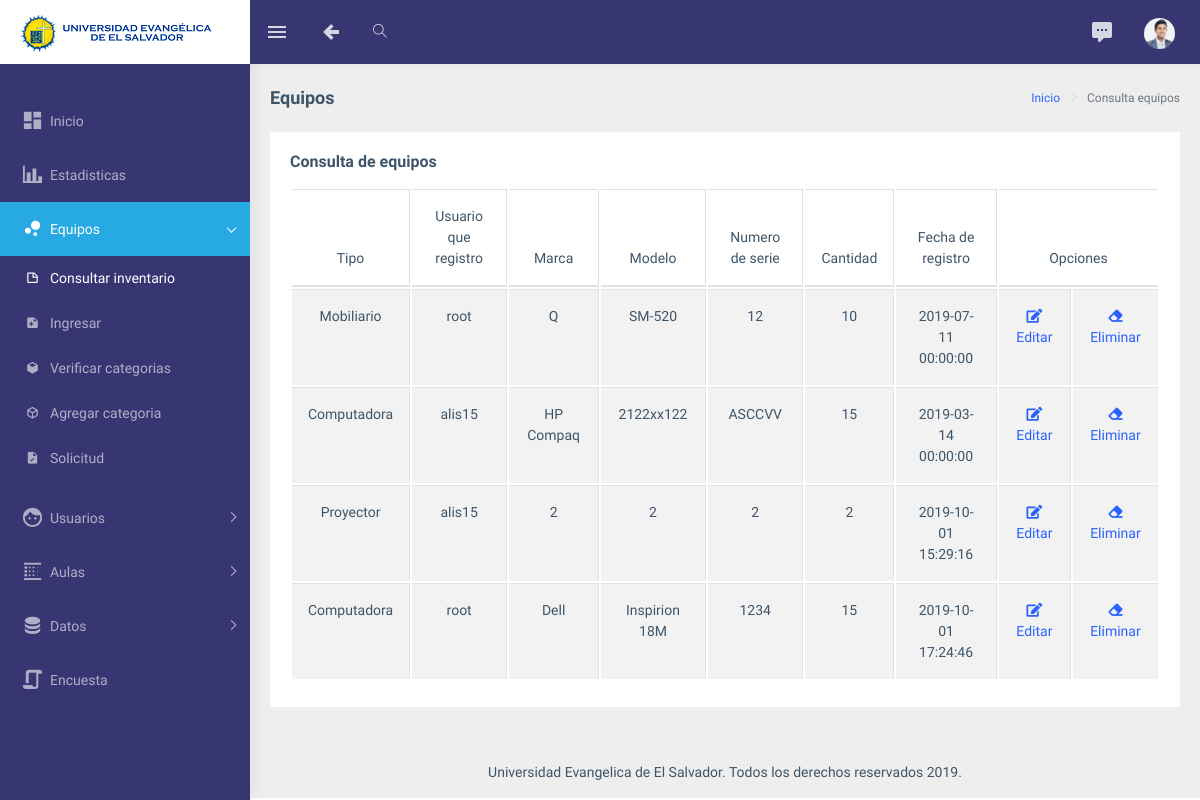
Page /consultaequipos.php (signed in) on the earlier database version.
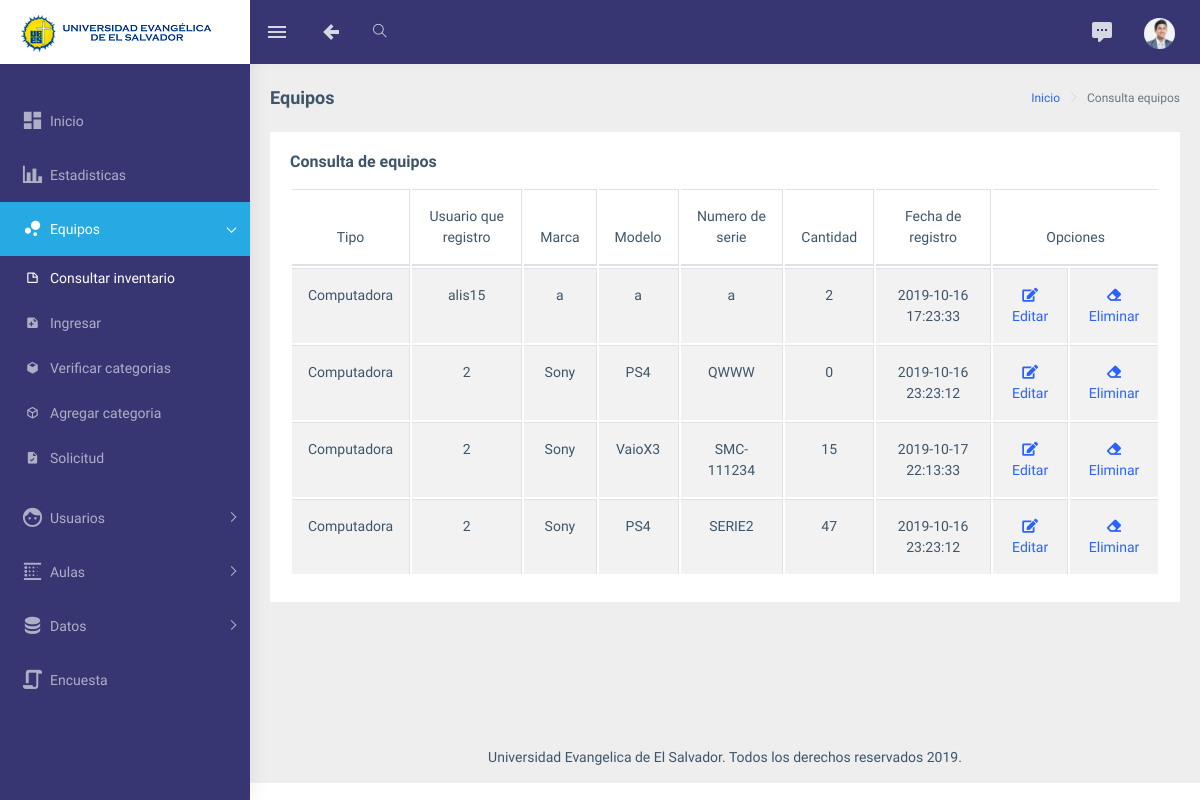
Same page on the later database version.
### tables this page shows
CREATE TABLE `tipo` (
  `idtipo` int(11) NOT NULL,
  `nombre` varchar(50) NOT NULL
);

CREATE TABLE `registro` (
  `idusuario` int(11) NOT NULL,
  `nombre` varchar(150) NOT NULL,
  `apellidos` varchar(150) NOT NULL,
  `correl` int(11) NOT NULL,
  `idrol` int(11) DEFAULT NULL,
  `nombreusuario` varchar(100) NOT NULL,
  `correo` varchar(100) NOT NULL,
  `password` varchar(50) NOT NULL,
  `activo` int(11) NOT NULL,
  `fotor` longblob DEFAULT NULL,
  `fechar` datetime NOT NULL DEFAULT current_timestamp()
);

CREATE TABLE `equipo` (
  `idequipo` int(11) NOT NULL,
  `idtipo` int(11) NOT NULL,
  `idusuario` int(11) NOT NULL,
  `marca` varchar(50) NOT NULL,
  `modelo` varchar(50) NOT NULL,
  `nserie` varchar(200) NOT NULL,
  `cantidad` int(11) NOT NULL,
  `fechre` datetime NOT NULL DEFAULT current_timestamp()
);

### consultaequipos.php (the view, shortened to what the changed rows need)
<?php include("seguridad.php");
            $link=conecta();
?>
<!DOCTYPE html>
<html dir="ltr" lang="en">
<head>
    <link rel="stylesheet" type="text/css" href="assets/extra-libs/multicheck/multicheck.css">
    <link href="assets/libs/datatables.net-bs4/css/dataTables.bootstrap4.css" rel="stylesheet">
    <link href="dist/css/style.min.css" rel="stylesheet">
</head>
<body>
    <div id="main-wrapper">
        <div class="page-wrapper">
            <div class="container-fluid">
                <div class="row">
                    <div class="col-12">
                         <div class="card">
                            <div class="card-body">
                                <div class="table-responsive">
                                    <table id="zero_config" class="table table-striped table-bordered">
                                        <thead>
                                        <?php
            $resulteq=mysqli_query($link,"SELECT idequipo, idtipo, idusuario, marca, modelo , nserie, cantidad, fechre FROM equipo");
        ?>
            <tr align='center'>
        <th>Tipo</th>
<th>Usuario que registro</th>
<th>Marca</th>
<th>Modelo</th>
<th>Numero de serie</th>
<th>Cantidad</th>
<th>Fecha de registro</th>
<th colspan='2'>Opciones</th>
</tr>
</thead>
<?php
while($row = mysqli_fetch_row($resulteq))
 {
$id = $row[0];
?>
<tbody>
<tr align='center'>
  <?php
$resulttipo=mysqli_query($link,"SELECT idtipo,nombre FROM tipo");
while($rowtipo = mysqli_fetch_row($resulttipo))
{
if($row[1] == $rowtipo[0]){
?>   <td><?php echo $rowtipo[1]?> </td>
  <?php
}
}
?>
 <?php
$resultid=mysqli_query($link,"SELECT idusuario,nombreusuario FROM registro");
while($rowid = mysqli_fetch_row($resultid))
{
if($row[2] == $rowid[0]){
?>   <td><?php echo $rowid[1]?> </td>
  <?php
}
}
?>
<td> <?php echo $row[3]?> </td>
<td> <?php echo $row[4]?> </td>
 <td> <?php echo $row[5]?> </td>
             <td> <?php echo $row[6]?></td>
            <td><?php echo $row[7]?> </td>
<td><?php echo"<a href ='editarequipo.php?idequipo=$id'><center><i class='fas fa-edit'></i>Editar</a></center>"; ?></td>
<td><?php echo"<a href ='delequipo.php?idequipo=$id'><center><i class='fas fa-eraser'></i>Eliminar</a></center>";?>
</td>
</tr>
</tbody>
<?php
            }
            ?>
    </table>
                                </div>
                            </div>
                        </div>
                    </div>
                </div>
            </div>
        </div>
    </div>
</body>
</html>

Differences in the rows shown:
removed equipo: marca "Q", modelo "SM-520", nserie "12", cantidad "10", fechre "2019-07-11 00:00:00"
no longer on this page (row unchanged): tipo: nombre "Mobiliario", shown under "Q"
removed registro: nombreusuario "root"
removed equipo: marca "HP Compaq", modelo "2122xx122", nserie "ASCCVV", cantidad "15", fechre "2019-03-14 00:00:00", tipo (nombre "Computadora"), registro (nombreusuario "alis15")
removed equipo: marca "2", modelo "2", nserie "2", cantidad "2", fechre "2019-10-01 15:29:16", registro (nombreusuario "alis15")
no longer on this page (row unchanged): tipo: nombre "Proyector", shown under "2"
removed equipo: marca "Dell", modelo "Inspirion 18M", nserie "1234", cantidad "15", fechre "2019-10-01 17:24:46", tipo (nombre "Computadora")
added equipo: marca "a", modelo "a", nserie "a", cantidad "2", fechre "2019-10-16 17:23:33", tipo (nombre "Computadora"), registro (nombreusuario "alis15")
added equipo: marca "Sony", modelo "PS4", nserie "QWWW", cantidad "0", fechre "2019-10-16 23:23:12", tipo (nombre "Computadora")
now on this page (row edited): registro: nombreusuario "2"
added equipo: marca "Sony", modelo "VaioX3", nserie "SMC-111234", cantidad "15", fechre "2019-10-17 22:13:33", tipo (nombre "Computadora")
added equipo: marca "Sony", modelo "PS4", nserie "SERIE2", cantidad "47", fechre "2019-10-16 23:23:12", tipo (nombre "Computadora")
